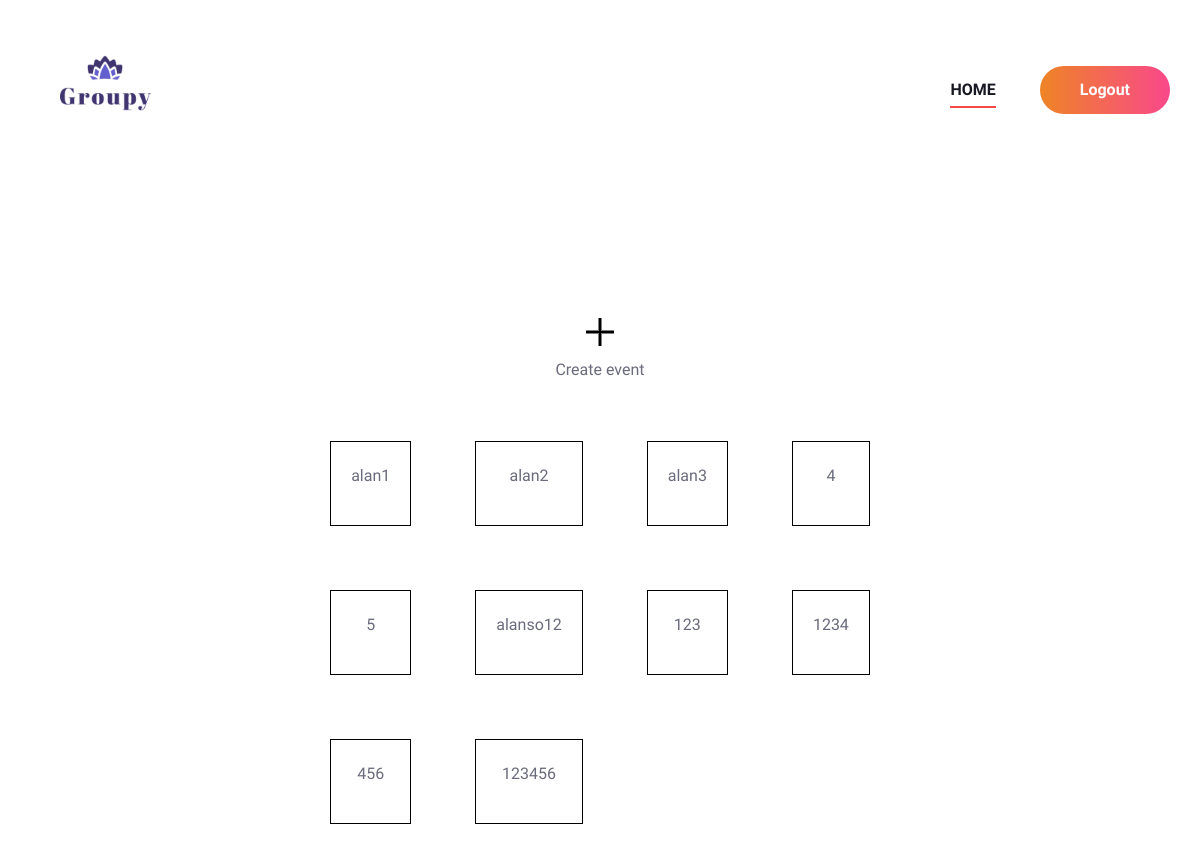
The app's page /Org/home/ (signed in), older data.
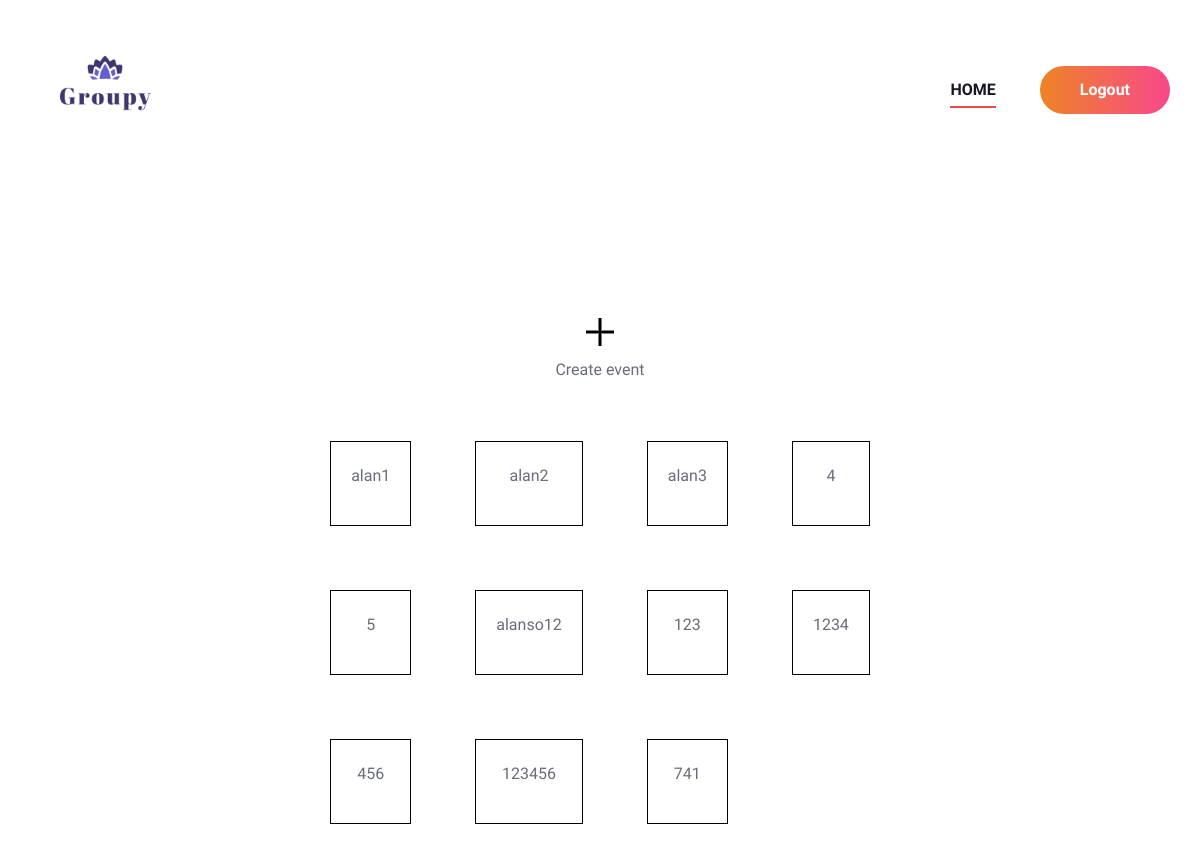
The same page, newer data.
### Organizer/models.py (models this page shows)
class Event(models.Model):
    code=models.CharField(max_length=50,unique=True)
    rooms=models.IntegerField()
    org=models.ForeignKey("Guest.organiser",on_delete=models.CASCADE)
    status=models.IntegerField(default=0)
    tot_capacity=models.IntegerField(null=True)
    is_private = models.BooleanField(default=False)

### Organizer/views.py (the view)
# urls.py: 2. Add a URL to urlpatterns:  path('', views.home, name='home')
def home(request):
    if 'oid' in request.session:
        orgdata=organiser.objects.get(id=request.session["oid"])
        evendata=Event.objects.filter(org=orgdata)
        return render(request,"Organizer/Home.html",{'data':evendata})
    else:
        return redirect("Guest:login")

### Organizer/templates/Organizer/Home.html (shortened to what this page needs)
{% extends 'Organizer/Head.html'%}
{% load static %}
{%  block content %}
<br><br><br><br>
<!DOCTYPE html>
<html lang="en">
<head>
</head>
<body>
    <form action="" method="post">
        <table align="center" cellpadding="10">
            <tr>
                <td colspan="4" align="center">
                    <a href="{% url 'org:event' %}"><img src="{% static 'Img/add.png'%}">
                    <p>Create event</p>
                </a>
                </td>
            </tr>
           <tr>
            {% for i in data %}
            <td>
              <a href="{% url 'org:eventview' i.id %}" style="text-decoration: none;">
                <div style="text-align:center;border:1px solid black;margin:22px;padding:20px">
                    <p>{{i.code}}</p>
                </div></a>
            </td>
            {% if forloop.counter|divisibleby:4 %}
        </tr>
        <tr>
            {% endif %}
            {% endfor %}
        </table>
    </form>
</body>
</html>
<br><br><br><br><br><br><br><br><br><br><br><br><br><br><br><br><br><br><br><br><br>
{% endblock content %}

Row changes from the older to the newer data that the page shows:
added Event: code "741"
